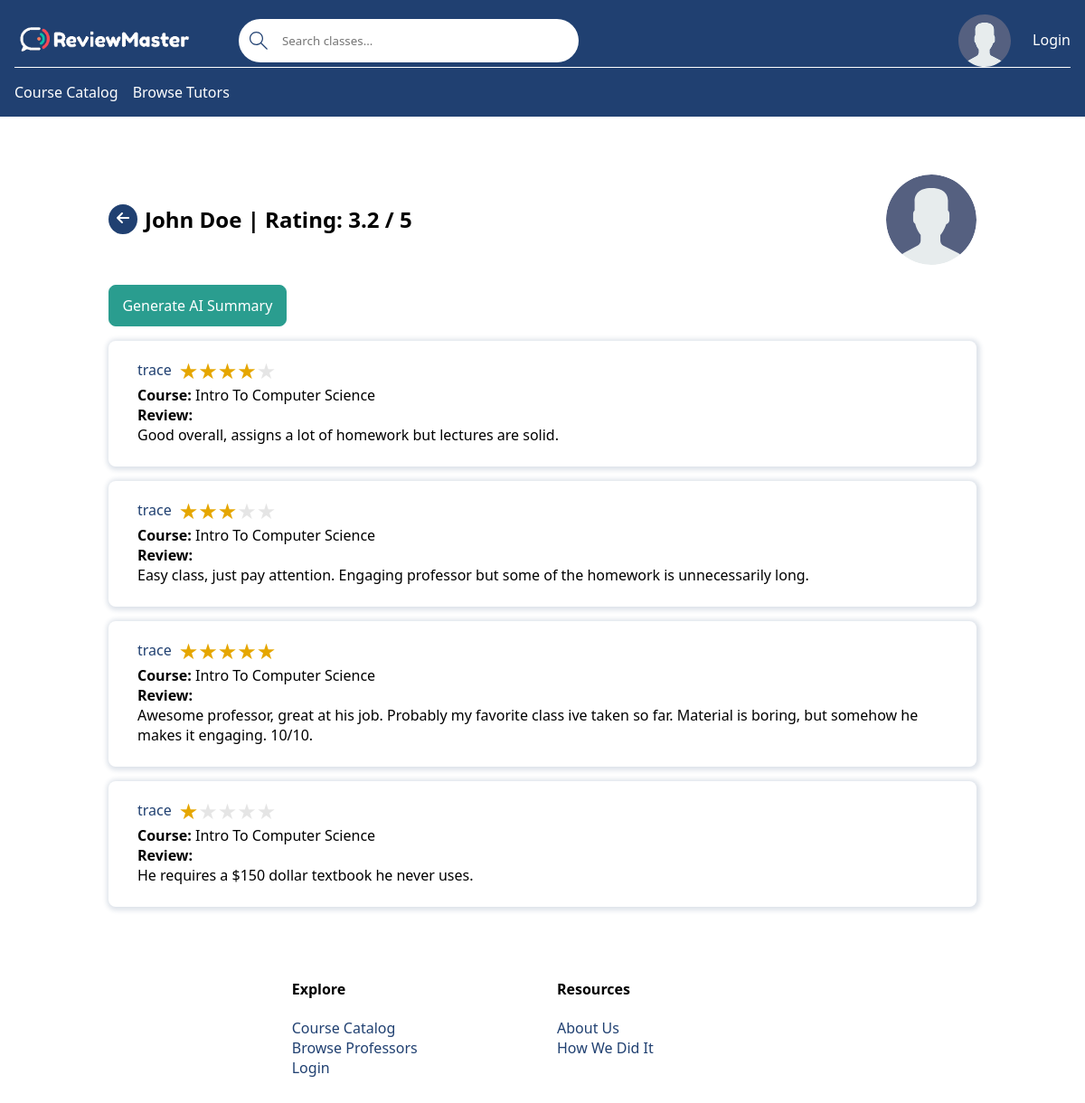
Page /professor-reviews/1/ on the committed database.
### base/models.py (models this page shows, shortened)
class Professor(models.Model):
    name = models.CharField(max_length=100)  # First & Last Name (John Doe)
    avatar = models.ImageField(null=True, default='avatar.svg')
    verified = models.BooleanField(default=False)  # If the professor is verified by email
    user_account = models.OneToOneField(User, on_delete=models.CASCADE, null=True, blank=True)
    def rating(self):
        unflagged = self.review_set.filter(flagged=False)
        count = unflagged.count()
        if count == 0:
            return 'N/A'
        total = sum(review.rating for review in unflagged)
        average = round(total / count, 1)
        return f'{average} / 5'
    def __str__(self):
        if self.user_account and self.user_account.first_name and self.user_account.last_name:
            return f'{self.user_account.first_name} {self.user_account.last_name}'
        elif self.user_account and self.user_account.first_name:
            return f'{self.user_account.first_name}'
        else:
            return self.name

class Review(models.Model):
    professor = models.ForeignKey(Professor, on_delete=models.CASCADE)
    student = models.ForeignKey(User, on_delete=models.CASCADE)
    flagged = models.BooleanField(default=False)
    rating = models.IntegerField()
    course = models.ForeignKey(Course, related_name='course', on_delete=models.SET_NULL, null=True)
    review = models.TextField(null=True, blank=True)
    reply = models.TextField(null=True, blank=True)

class Course(models.Model):
    name = models.CharField(max_length=200)  # Ex: Software Engineering
    department = models.ForeignKey(Department, null=True, on_delete=models.SET_NULL)
    number = models.IntegerField(null=False)
    students = models.ManyToManyField(User, related_name='students', blank=True)
    professor = models.ForeignKey(Professor, related_name='professor', on_delete=models.SET_NULL, default=None, null=True)
    section_number = models.IntegerField(null=True)
    tutor = models.ManyToManyField(Tutor, related_name='course', blank=True)
    pending_tutor = models.ManyToManyField(Tutor, related_name='courses', blank=True)
    credit_hours = models.IntegerField()
    class Meta:
        ordering = ['department', 'number']  # Order by department, number, and section number.
        unique_together = ('department', 'number', 'section_number')

### base/views/views_professor.py (the view)
# urls.py: path('professor-reviews/<int:pk>/', professor_reviews, name='professor-reviews'),
def professor_reviews(request, pk):
    professor = Professor.objects.get(id=pk)
    reviews = Review.objects.filter(professor=professor, flagged=False)
    return render(request, 'base/professor/professor_reviews.html', {'professor': professor, 'reviews': reviews})

### base/templates/base/professor/professor_reviews.html (shortened to what this page needs)
{% extends 'main.html' %}
{% load static %}
{% block content %}
    <main>
        <div class="review-image">
            <div class="button-title">
                <a href="{% url 'professor-list' %}" class="svg-button">
                </a>
                <h2>{{ professor }} | Rating: {{ professor.rating }}</h2>
            </div>
            <img src="{{ professor.avatar.url }}" alt="Profile image" width="100">
        </div>
        <form method="POST" action="{% url 'generate_summary' %}">
            <br>
            <input type="submit" value="Generate AI Summary" name="generateSummary" class="secondary-button">
        </form>
        {% if reviews.count == 0 %}
            <div>
                <p>No Reviews found...</p>
            </div>
        {% else %}
            {% for review in reviews %}
                <div class="card">
                    <div class="review-title">
                        <a href="{% url 'profile' review.student %}">{{ review.student }}</a>
                        <div class="container-rating">
                            <span class="star-rating star-rating-{{ review.rating|slice:":1" }}"></span>
                        </div>
                    </div>
                    <div class="review-course">
                        <strong>Course:</strong>
                        {% if review.course %}
                            {{ review.course.name }}
                        {% else %}
                            N/A
                        {% endif %}
                    </div>
                    <div class="review-content">
                        <strong>Review:</strong>
                        <div>{{ review.review }}</div>
                    </div>
                </div>
            {% endfor %}
        {% endif %}
    </main>
{% endblock content %}

### static/styles/styles.css (style rules this page uses)
:root { --primary-color: #204071; --secondary-color: #2a9d8f; --light-color: #ffffff; --error-color: #ba2d3d; --success-color: #2a9d8f; --dark-gray: #495057; --light-grey: #dee2e6; --star-color: #ffb900; --star-color-hover: gold; --star-color-active: #ea0; }
* { font-family: "Segoe UI", Roboto, Oxygen, Ubuntu, Cantarell, "Open Sans", "Helvetica Neue", sans-serif; margin: 0; padding: 0; box-sizing: border-box; text-rendering: optimizeLegibility; }
main:not(.home) { width: 80%; margin: 4rem auto; }
h2 { margin-top: 0.83em; }
a { color: var(--primary-color); text-decoration: none; }
.button-title { display: flex; align-items: center; gap: 0.5rem; }
.button-title h2 { margin-top: 0; padding: 0.5rem 0; }
.review-image { display: flex; justify-content: space-between; }
.review-image img { border-radius: 100%; width: 100px; height: 100px; object-fit: cover; }
.review-title { display: flex; align-items: center; gap: 0.5rem; }
.review-content { display: flex; flex-direction: column; }
input, select { width: 100%; padding: 1rem; outline: none; }
.primary-button, .secondary-button { width: fit-content; padding: 0.7rem 0.9rem; border-radius: 0.5rem; font-size: 1rem; color: var(--light-color); }
.secondary-button { border: 1px solid var(--secondary-color); background-color: var(--secondary-color); margin-right: 1rem; }
.svg-button { border-radius: 100%; background-color: var(--primary-color); padding: 0.4rem 0.5rem 0.3rem 0.5rem; }
.svg-button svg { fill: var(--light-color); width: 1rem; height: 1rem; }
.container-rating { font-size: 1.5rem; }
.star-rating::before { content: "★★★★★"; }
.star-rating { display: inline-block; background-clip: text; color: rgba(0, 0, 0, 0.1); }
.star-rating-1 { background-image: linear-gradient( to right, var(--star-color) 0%, var(--star-color) 20%, transparent 20%, transparent 100% ); }
.star-rating-3 { background-image: linear-gradient( to right, var(--star-color) 0%, var(--star-color) 60%, transparent 60%, transparent 100% ); }
.star-rating-4 { background-image: linear-gradient( to right, var(--star-color) 0%, var(--star-color) 80%, transparent 80%, transparent 100% ); }
.star-rating-5 { background-image: linear-gradient( to right, var(--star-color) 0%, var(--star-color) 100%, transparent 100%, transparent 100% ); }
.card { padding: 1rem 2rem; margin: 1rem 0; border-radius: 1px solid var(--primary-color); border-radius: 0.5rem; box-shadow: 1px 1px 5px 3px rgba(32, 64, 113, 0.15); }

### rows in the picture
Professor: user_account+name "John Doe", rating "3.2 / 5", avatar (placeholder picture)
Review: student "trace", course.name "Intro To Computer Science", review "Good overall, assigns a lot of homework but lectures are solid."
Review: student "trace", course.name "Intro To Computer Science", review "Easy class, just pay attention. Engaging professor but some of the homework is unnecessarily long."
Review: student "trace", course.name "Intro To Computer Science", review "Awesome professor, great at his job. Probably my favorite class ive taken so far. Material is boring, but somehow he makes it engaging. 10/10."
Review: student "trace", course.name "Intro To Computer Science", review "He requires a $150 dollar textbook he never uses."
